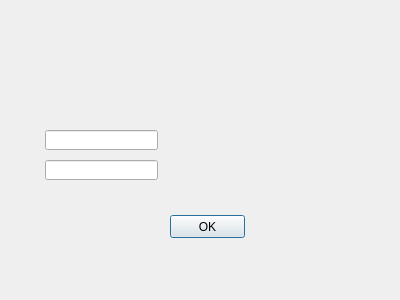
<?xml version="1.0" encoding="UTF-8"?>
<ui version="4.0">
 <class>view_items_select</class>
 <widget class="QDialog" name="view_items_select">
  <property name="geometry">
   <rect>
    <x>0</x>
    <y>0</y>
    <width>400</width>
    <height>300</height>
   </rect>
  </property>
  <property name="windowTitle">
   <string>Dialog</string>
  </property>
  <widget class="QLineEdit" name="lineEditName">
   <property name="geometry">
    <rect>
     <x>45</x>
     <y>130</y>
     <width>113</width>
     <height>20</height>
    </rect>
   </property>
  </widget>
  <widget class="QLineEdit" name="lineEditPassword">
   <property name="geometry">
    <rect>
     <x>45</x>
     <y>160</y>
     <width>113</width>
     <height>20</height>
    </rect>
   </property>
  </widget>
  <widget class="QPushButton" name="pushButtonOk">
   <property name="geometry">
    <rect>
     <x>170</x>
     <y>215</y>
     <width>75</width>
     <height>23</height>
    </rect>
   </property>
   <property name="text">
    <string>OK</string>
   </property>
  </widget>
 </widget>
 <resources/>
 <connections/>
</ui>
